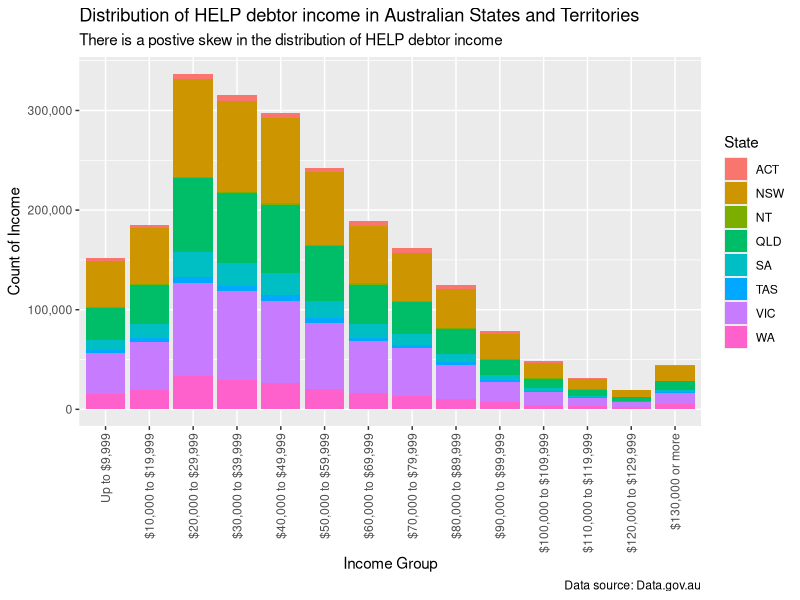
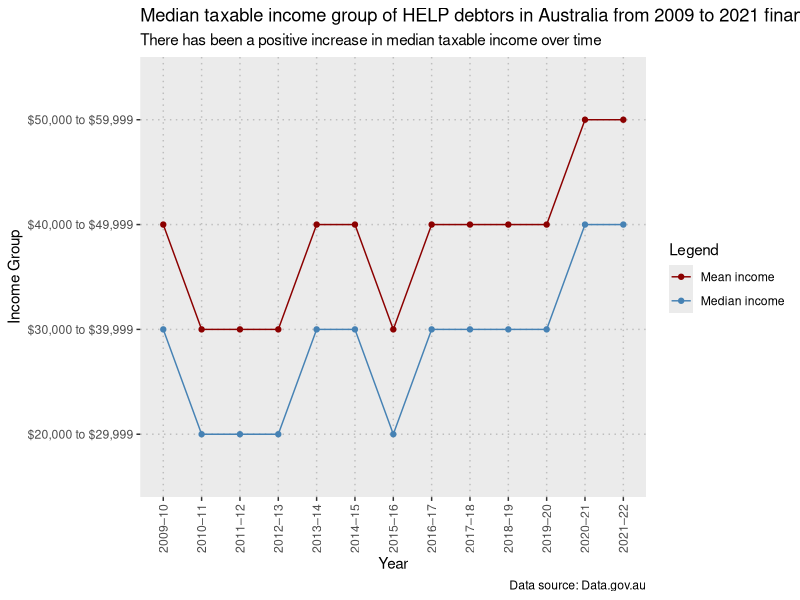

Generate these figures, in order, with R:
## ---- chunk 1
knitr::opts_chunk$set(echo = TRUE)

# Loading Libraries
library(readxl)
library(dplyr)
library(tidyr)
library(ggplot2)
library(scales)
library(tidyverse)

# Loading Data
table_1 <- read_xlsx("Data/help-statistics-2021-2022.xlsx", sheet = 2, skip = 2, col_names = TRUE)
table_2 <- read_xlsx("Data/help-statistics-2021-2022.xlsx", sheet = 3, skip = 2, col_names = TRUE)
table_3 <- read_xlsx("Data/help-statistics-2021-2022.xlsx", sheet = 4, skip = 2, col_names = TRUE)
table_4 <- read_xlsx("Data/help-statistics-2021-2022.xlsx", sheet = 5, skip = 2, col_names = TRUE)
table_7 <- read_xlsx("Data/help-statistics-2021-2022.xlsx", sheet = 8, skip = 2, col_names = TRUE)
## ---- chunk 2

income_dist <- table_7 %>%
  select('Financial year', 'HELP repayment income', 'ACT', 'NSW', 'NT', 'QLD', 'SA', 'TAS', 'VIC', 'WA') %>%
  filter(`Financial year` == "2021–22") %>%
  filter(`HELP repayment income` != "Unknown")

pivoted_dist <- income_dist %>%
  pivot_longer(
    cols = c('ACT', 'NSW', 'NT', 'QLD', 'SA', 'TAS', 'VIC', 'WA'),
    names_to = "State",
    values_to = "Count")

income_factor = c("Up to $9,999", "$10,000 to $19,999", "$20,000 to $29,999", "$30,000 to $39,999", "$40,000 to $49,999", "$50,000 to $59,999", "$60,000 to $69,999", "$70,000 to $79,999", "$80,000 to $89,999", "$90,000 to $99,999", "$100,000 to $109,999", "$110,000 to $119,999", "$120,000 to $129,999", "$130,000 or more")

dist_plot <- ggplot(data = pivoted_dist, aes(x = factor(`HELP repayment income`, level = income_factor), y = Count, fill = State)) +
  geom_bar(stat="identity") +
  theme(axis.text.x = element_text(angle = 90, vjust = 0.5, hjust=1)) +
  scale_y_continuous(name="Count of Income", labels = label_comma()) +
  xlab("Income Group") +
  labs(title = "Distribution of HELP debtor income in Australian States and Territories", subtitle = "There is a postive skew in the distribution of HELP debtor income", caption = "Data source: Data.gov.au")

dist_plot

## ---- chunk 3

median_income <- table_7 %>%
  select('Financial year', 'HELP repayment income', 'ACT', 'NSW', 'NT', 'QLD', 'SA', 'TAS', 'VIC', 'WA') %>%
  filter(`HELP repayment income` != "Unknown")

median_pivot <- median_income %>%
  pivot_longer(
    cols = c('ACT', 'NSW', 'NT', 'QLD', 'SA', 'TAS', 'VIC', 'WA'),
    names_to = "State",
    values_to = "Count")

median_pivot <- mutate(median_pivot, `HELP repayment income` = case_when(
    `HELP repayment income`=="Up to $9,999" ~ 9999,
    `HELP repayment income`=="$10,000 to $19,999" ~ 19999, 
    `HELP repayment income`=="$20,000 to $29,999" ~ 29999, 
    `HELP repayment income`=="$30,000 to $39,999" ~ 39999, 
    `HELP repayment income`=="$40,000 to $49,999" ~ 49999, 
    `HELP repayment income`=="$50,000 to $59,999" ~ 59999, 
    `HELP repayment income`=="$60,000 to $69,999" ~ 69999, 
    `HELP repayment income`=="$70,000 to $79,999" ~ 79999, 
    `HELP repayment income`=="$80,000 to $89,999" ~ 89999, 
    `HELP repayment income`=="$90,000 to $99,999" ~ 99999, 
    `HELP repayment income`=="$100,000 or more" ~ 100000,
    `HELP repayment income`=="$100,000 to $109,999" ~ 109999,
    `HELP repayment income`=="$110,000 to $119,999" ~ 119999, 
    `HELP repayment income`=="$120,000 to $129,999" ~ 129999, 
    `HELP repayment income`=="$130,000 or more" ~ 130000,
    is.na(`HELP repayment income`) ~ 0
    ))

median_pivoted <- median_pivot %>%
  group_by(`Financial year`) %>%
  summarise(
    `Median Income` = sort(rep(`HELP repayment income`,Count))[length(rep(`HELP repayment income`,Count))/2],
    `Mean Income` = sum(sort(rep(`HELP repayment income`,Count)))/length(sort(rep(`HELP repayment income`,Count)))
  )

median_pivoted <- mutate(median_pivoted, `Median Income` = case_when(
    `Median Income`==9999 ~ "Up to $9,999",
    `Median Income`==19999 ~ "$10,000 to $19,999", 
    `Median Income`==29999 ~ "$20,000 to $29,999", 
    `Median Income`==39999 ~ "$30,000 to $39,999", 
    `Median Income`==49999 ~ "$40,000 to $49,999", 
    `Median Income`==59999 ~ "$50,000 to $59,999", 
    `Median Income`==69999 ~ "$60,000 to $69,999", 
    `Median Income`==79999 ~ "$70,000 to $79,999", 
    `Median Income`==89999 ~ "$80,000 to $89,999", 
    `Median Income`==99999 ~ "$90,000 to $99,999",
    `Median Income`==100000 ~ "$100,000 or more",
    `Median Income`==109999 ~ "$100,000 to $109,999", 
    `Median Income`==119999 ~ "$110,000 to $119,999", 
    `Median Income`==129999 ~ "$120,000 to $129,999", 
    `Median Income`==130000 ~ "$130,000 or more"
    ))

median_pivoted2 <- mutate(median_pivoted, `Mean Income` = case_when(
    `Mean Income`<=9999 ~ "Up to $9,999",
    `Mean Income`<=19999 ~ "$10,000 to $19,999", 
    `Mean Income`<=29999 ~ "$20,000 to $29,999", 
    `Mean Income`<=39999 ~ "$30,000 to $39,999", 
    `Mean Income`<=49999 ~ "$40,000 to $49,999", 
    `Mean Income`<=59999 ~ "$50,000 to $59,999", 
    `Mean Income`<=69999 ~ "$60,000 to $69,999", 
    `Mean Income`<=79999 ~ "$70,000 to $79,999", 
    `Mean Income`<=89999 ~ "$80,000 to $89,999", 
    `Mean Income`<=99999 ~ "$90,000 to $99,999",
    `Mean Income`==100000 ~ "$100,000 or more",
    `Mean Income`<=109999 ~ "$100,000 to $109,999", 
    `Mean Income`<=119999 ~ "$110,000 to $119,999", 
    `Mean Income`<=129999 ~ "$120,000 to $129,999", 
    `Mean Income`<=130000 ~ "$130,000 or more"
    ))

median_plot <- ggplot(median_pivoted2, aes(x=`Financial year`)) + 
  geom_line(aes(y = `Median Income`, group = 1, color = "Median")) +
  geom_point(aes(y = `Median Income`, group = 1, color = "Median")) +
  geom_line(aes(y = `Mean Income`, group = 1, color = "Mean")) +
  geom_point(aes(y = `Mean Income`, group = 1, color = "Mean")) +
  scale_color_manual(values = c(Median = "steelblue", Mean = "darkred"), 
                     labels = c(Median = "Median income", Mean = "Mean income")) +
  labs(title = "Median taxable income group of HELP debtors in Australia from 2009 to 2021 financial year", 
       subtitle = "There has been a positive increase in median taxable income over time", 
       caption = "Data source: Data.gov.au") +
  ylab("Income Group") +
  xlab("Year") +
  guides(col=guide_legend("Legend")) +
  theme(panel.grid.major = element_line(color = "grey",
                                        size = 0.5,
                                        linetype = 3),
        axis.text.x = element_text(angle = 90, vjust = 0.5, hjust=1))

median_plot
